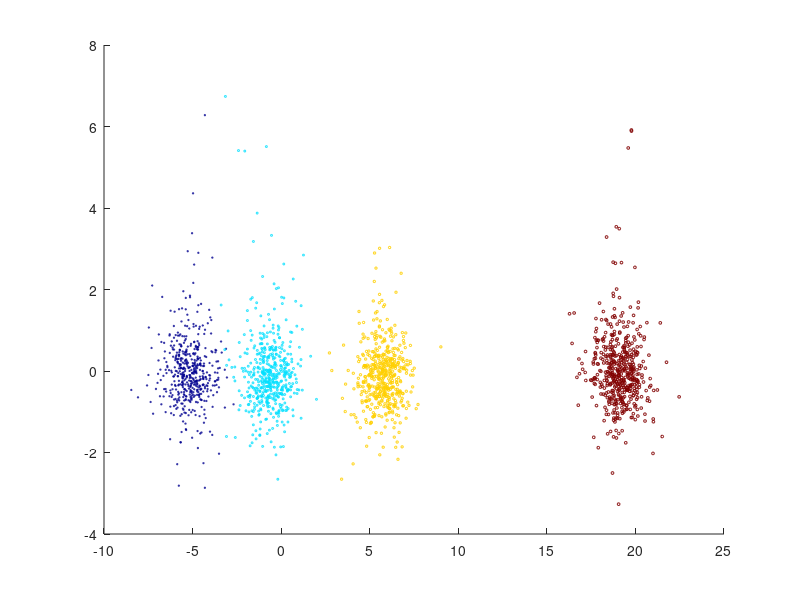

This figure's MATLAB source: (Note: this script raises an error after producing the figure.)
%% GMM active learning demo
clearvars; close all; clc;
pth = fullfile('..','funcs');
addpath(pth)

% load the demo data
load('demo_data.mat');
% plot
figure(1); colormap('jet');
scatter(D(:,1), D(:,2), D(:,end),D(:,end));
% xlim([-10,25]);ylim([-10,10]);zlim([-10,10])

%% Visualise uncertainty sampling

% split into labelled/unlabelled data
N = size(D,1);
[l_idx] = randperm(N, floor(.5*N));
D_l = D(l_idx, :); % labelled data
D_u = D(setdiff(1:N,l_idx), :); % unlabelled data

x = D_l(:,1:end-1); y = D_l(:,end); % observations and labels
x_u = D_u(:,1:end-1); % unlabelled data

% train / predict GMM
[theta] = BCMG_train(x, y);
[y_pred, py_xD, px_yD, py_D, px_D] = BCMG_predict(x_u, theta);

% select uncertain data given the current model
[q_idx] = uncertain_sample(py_xD, px_D, x_u, size(x_u,1), 50);
% plot
f2 = figure(2);colormap('jet');
scatter(x(:,1), x(:,2), 50, y, '.'); % labelled data
hold on
scatter(x_u(:,1), x_u(:,2),50,'k.') % unlabelled data
plot_clusters(theta.muMAP, theta.SigMAP)
% uncertain queries
scatter(x_u(q_idx,1), x_u(q_idx,2), 20, 'ro', 'LineWidth', 2); hold off;

% print(f2, 'images/toy_data_queries.png', '-dpng', '-r300');

%% Tests with streaming data

clearvars -except D;

rep = 50; % test repeats
f1rs = []; % f1 metric for passive learning (random sampling)
f1al = []; % f1 metric for active learning (uncertainty sampling)

B = 10; % batch size

% *** qn => number of queries per batch 
% (used to define the query budget: total queries = qn * N/B)
qn = 2;

for i = 1:rep    
    % indices for ordered training - test split
    test_frac = 1/2;
    [av_idx, test_idx] = ordered_test_train(D, test_frac);
    D_av = D(av_idx, :); % available data to be sampled from
    D_test = D(test_idx, :);   
    % tests
    [rs, al] = tests(D_av, D_test, B, qn);
    f1rs = [f1rs; rs]; %#ok<AGROW>
    f1al = [f1al; al]; %#ok<AGROW>
    disp(i)
end

%% Plot
f3 = figure(3);
e1 = errorbar(1:size(f1al,2), mean(f1al), std(f1al), 'Marker', '.', 'LineStyle', '-');
e1.CapSize = 5;
e1.MarkerSize = 5;
hold on
e2 = errorbar(1:size(f1rs,2), mean(f1rs), std(f1rs), 'Marker', 'x', 'LineStyle', '--');
e2.CapSize = 1; e2.CapSize = 1;
e2.MarkerSize = 5;
hold off
ylabel('f1-score'); xlabel('batch number');
xlim([1 size(f1rs,2)])
legend([e1, e2], {'active learning', 'random sample'},'box', 'off', 'Location', 'SouthEast')
ylim([0.78 1.01]);
xlabel('batch number'); ylabel('f1 score');
title(sprintf('%1.1f %% labelled data',1/(B/qn)*100));
% print(f3, sprintf('images/%1.1f%%_labelled.png',1/(B/qn)*100), '-dpng', '-r300');
